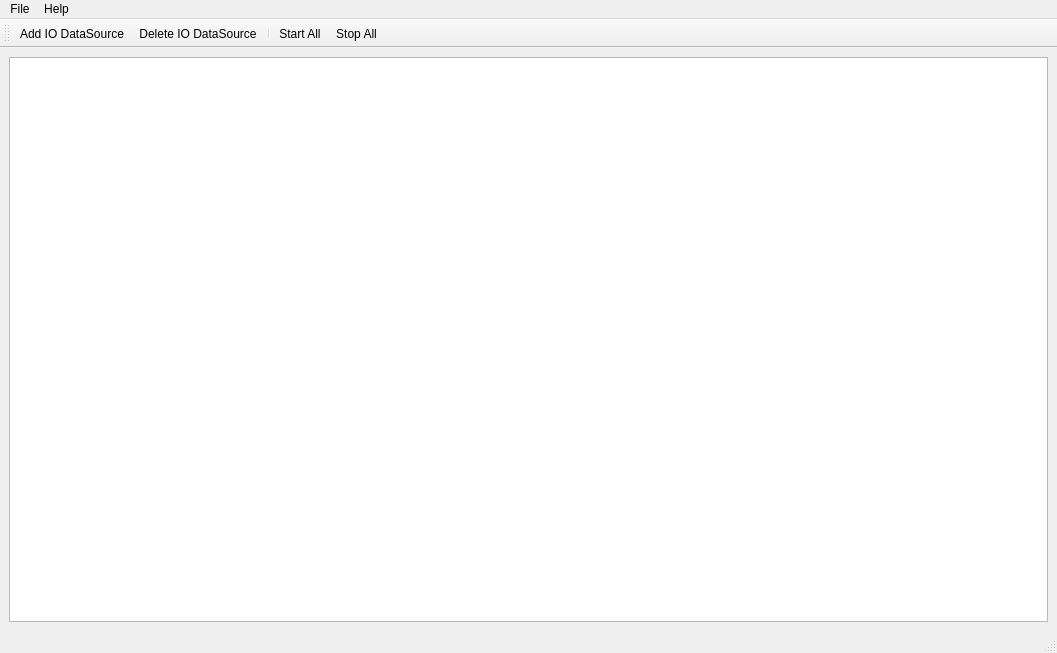
<?xml version="1.0" encoding="UTF-8"?>
<ui version="4.0">
 <class>MainWindowForm</class>
 <widget class="QMainWindow" name="MainWindowForm">
  <property name="geometry">
   <rect>
    <x>0</x>
    <y>0</y>
    <width>1057</width>
    <height>653</height>
   </rect>
  </property>
  <property name="windowTitle">
   <string>MainWindow</string>
  </property>
  <property name="styleSheet">
   <string notr="true">/*
QWidget#centralWidget {
	background: white;
}
*/</string>
  </property>
  <widget class="QWidget" name="centralWidget">
   <layout class="QVBoxLayout" name="verticalLayout">
    <item>
     <widget class="QGraphicsView" name="graphicsView"/>
    </item>
   </layout>
  </widget>
  <widget class="QMenuBar" name="menubar">
   <property name="geometry">
    <rect>
     <x>0</x>
     <y>0</y>
     <width>1057</width>
     <height>21</height>
    </rect>
   </property>
   <widget class="QMenu" name="menuFile">
    <property name="title">
     <string>File</string>
    </property>
    <addaction name="actionSave_Configuration"/>
    <addaction name="actionLoad_Configuration"/>
    <addaction name="separator"/>
    <addaction name="actionExit"/>
   </widget>
   <widget class="QMenu" name="menuAbout">
    <property name="title">
     <string>Help</string>
    </property>
    <addaction name="actionAbout"/>
   </widget>
   <addaction name="menuFile"/>
   <addaction name="menuAbout"/>
  </widget>
  <widget class="QStatusBar" name="statusbar"/>
  <widget class="QToolBar" name="toolBar">
   <property name="windowTitle">
    <string>toolBar</string>
   </property>
   <attribute name="toolBarArea">
    <enum>TopToolBarArea</enum>
   </attribute>
   <attribute name="toolBarBreak">
    <bool>false</bool>
   </attribute>
   <addaction name="actionAddIO"/>
   <addaction name="actionDeleteIO"/>
   <addaction name="separator"/>
   <addaction name="actionStartAll"/>
   <addaction name="actionStopAll"/>
  </widget>
  <action name="actionAbout">
   <property name="text">
    <string>About</string>
   </property>
  </action>
  <action name="actionExit">
   <property name="text">
    <string>Exit</string>
   </property>
  </action>
  <action name="actionAddIO">
   <property name="text">
    <string>Add IO DataSource</string>
   </property>
  </action>
  <action name="actionDeleteIO">
   <property name="text">
    <string>Delete IO DataSource</string>
   </property>
  </action>
  <action name="actionStartAll">
   <property name="text">
    <string>Start All</string>
   </property>
  </action>
  <action name="actionStopAll">
   <property name="text">
    <string>Stop All</string>
   </property>
  </action>
  <action name="actionLoad_Configuration">
   <property name="text">
    <string>Load Configuration...</string>
   </property>
  </action>
  <action name="actionSave_Configuration">
   <property name="text">
    <string>Save Configuration...</string>
   </property>
  </action>
 </widget>
 <resources/>
 <connections/>
</ui>
